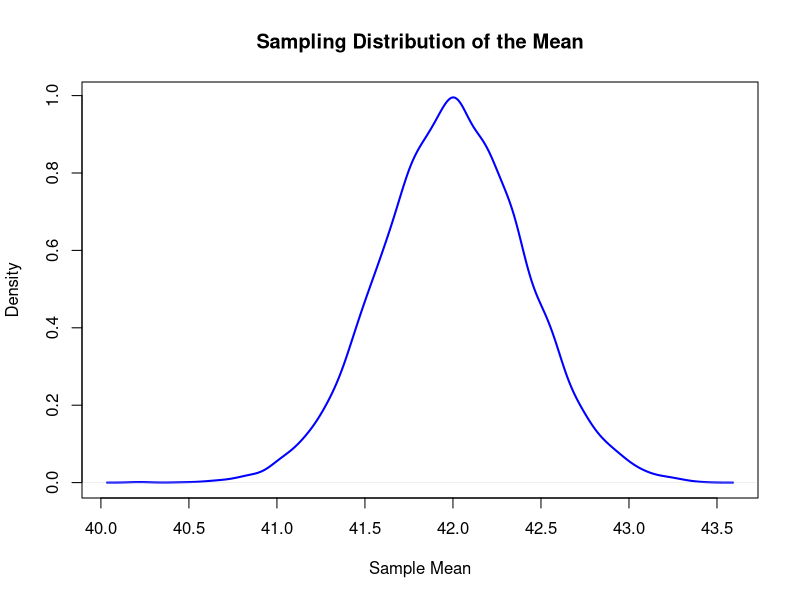
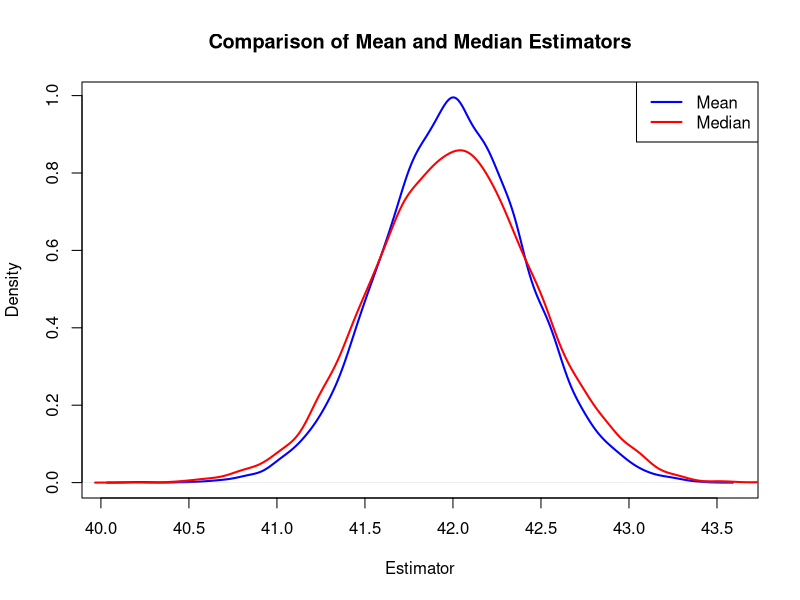
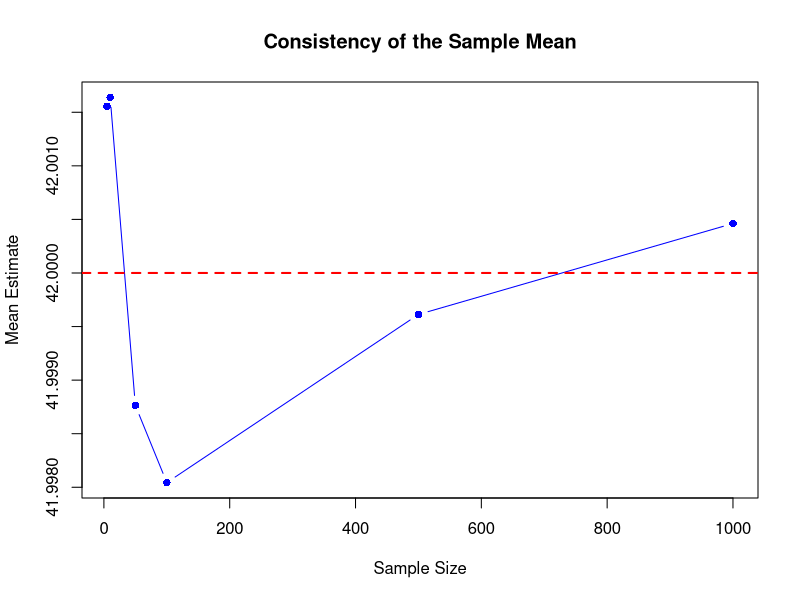

Write the R code that produced these figures, in order.
# Set parameters
mu <- 42   # True mean
sigma2 <- 1  # Variance
n <- 6  # Sample size
set.seed(123)  # For reproducibility

# a) Draw a sample of size 6 and compute the mean and median
sample_data <- rnorm(n, mean = mu, sd = sqrt(sigma2))
sample_mean <- mean(sample_data)
sample_median <- median(sample_data)

cat("Sample Mean:", sample_mean, "\n")
cat("Sample Median:", sample_median, "\n")

# b) Repeat the sampling process 10,000 times and analyze distribution of the mean
num_simulations <- 10000
means <- numeric(num_simulations)

for (i in 1:num_simulations) {
  sample_data <- rnorm(n, mean = mu, sd = sqrt(sigma2))
  means[i] <- mean(sample_data)
}

# Plot the density of the sample means
plot(density(means), main = "Sampling Distribution of the Mean",
     xlab = "Sample Mean", ylab = "Density", col = "blue", lwd = 2)

# c) Unbiasedness of the mean
mean_estimate <- mean(means)
cat("Mean of sample means:", mean_estimate, "\n")
cat("Theoretical Mean:", mu, "\n")

# d) Compare mean and median distributions
medians <- numeric(num_simulations)

for (i in 1:num_simulations) {
  sample_data <- rnorm(n, mean = mu, sd = sqrt(sigma2))
  medians[i] <- median(sample_data)
}

# Plot both densities
plot(density(means), main = "Comparison of Mean and Median Estimators",
     xlab = "Estimator", ylab = "Density", col = "blue", lwd = 2)
lines(density(medians), col = "red", lwd = 2)
legend("topright", legend = c("Mean", "Median"),
       col = c("blue", "red"), lwd = 2)

# Calculate standard deviations
sd_mean <- sd(means)
sd_median <- sd(medians)

cat("Standard Deviation of Means:", sd_mean, "\n")
cat("Standard Deviation of Medians:", sd_median, "\n")

# e) Consistency of the mean estimator
sample_sizes <- c(5, 10, 50, 100, 500, 1000)
means_consistency <- sapply(sample_sizes, function(n) {
  means_large <- replicate(num_simulations, mean(rnorm(n, mean = mu, sd = sqrt(sigma2))))
  mean(means_large)
})

plot(sample_sizes, means_consistency, type = "b", col = "blue", pch = 16,
     xlab = "Sample Size", ylab = "Mean Estimate",
     main = "Consistency of the Sample Mean")
abline(h = mu, col = "red", lwd = 2, lty = 2)
